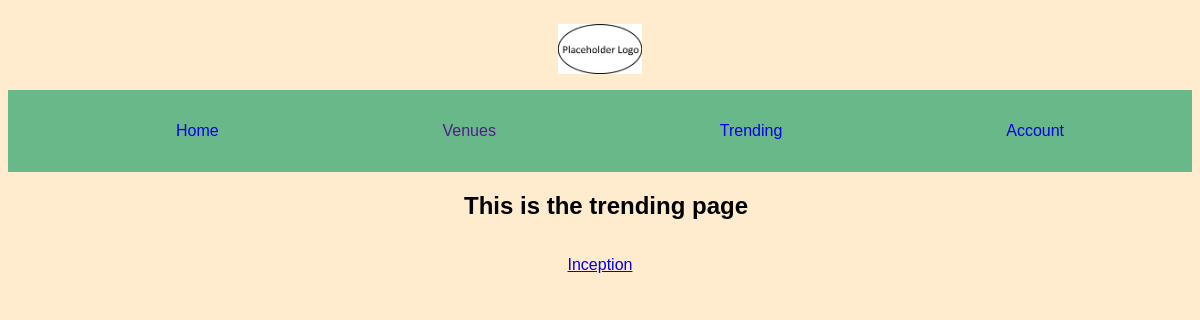
/trending/, run on an earlier commit of the app's database.
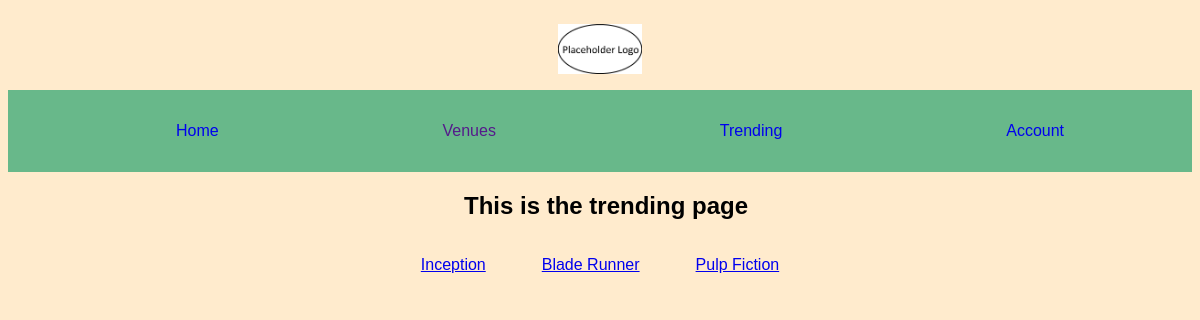
And on a later commit of the database.
### shows/models.py (models this page shows, shortened)
class Show(models.Model):
    show_id = models.SlugField(
        primary_key=True
    )
    show_name = models.CharField(
        max_length=200
    )
    show_type = models.CharField(
        max_length=30
    )
    show_duration = models.IntegerField()
    show_description = models.TextField()
    show_agerating = models.CharField(
        max_length=20
    )
    show_release_date = models.DateField()
    show_language = models.CharField(
        max_length=20
    )
    show_banner = models.ImageField()
    public = models.BooleanField()

### shopapp/views.py (the view)
# urls.py: path('trending/', TrendingPageView.as_view(), name='trending'),
class TrendingPageView(TemplateView):
	def get(self, request):
		context = {'shows': Show.objects.all()}
		return render(request, 'trending.html', context)

### shopapp/templates/trending.html (shortened to what this page needs)
{% extends "base.html" %}
{% block content %}
<article>
    <h1>This is the trending page</h1>
    <div style="display: flex; justify-content: space-around;">
        {% for show in shows %}
            <div>
                <p><a href="{% url 'shows:show_page' show.show_id %}">{{ show.show_name }}</a></p>
            </div>
        {% endfor %}
    </div>
</article>
{% endblock %}

### templates/base.html (shortened to what this page needs)
{% load static %}
<!DOCTYPE html>
<html lang="en">
<head>
    <link rel="stylesheet" href="{% static 'css/style.css' %}">
</head>
<body>
    <div id="imgdiv">
        <img src="{% static 'images/placeholderlogo.png' %}" alt="logo" style="height: 50px;">
    </div>
    <div>
        <nav class="navbar">
            <ul class="navlist">
            <li><a href="{% url 'shopapp:home' %}">Home</a></li>
            <li><a href="">Venues</a></li>
            <li><a href="{% url 'shopapp:trending' %}">Trending</a></li>
            {% if user.is_authenticated %}
                <li><a href="{% url 'accounts:profile' %}">{{user.username}}</a></li>
            {% else %}
                <li><a href="{% url 'accounts:login' %}">Account</a></li>
            {% endif %}
           </ul>
        </nav>
    </div>
    {% block content %}
    {% endblock %}
</body>
</html>

### static/css/style.css (style rules this page uses)
body { background-color: blanchedalmond; font-family: Arial, Helvetica, sans-serif; }
.navbar { background-color: rgb(104, 184, 138); padding: 1em; }
.navbar ul { list-style-type: none; }
.navbar a { text-decoration: none; font-family: Arial, Helvetica, sans-serif; }
.navlist { display: flex; flex-direction: row; justify-content: space-around; }
#imgdiv { display: flex; justify-content: center; padding: 1em; }
article { margin: auto; width: 35%; text-align: center; }
h1 { font-weight: bold; padding-left: .5em; }

What changed in the data, as far as the page shows it:
added Show: show_name "Blade Runner"
added Show: show_name "Pulp Fiction"
